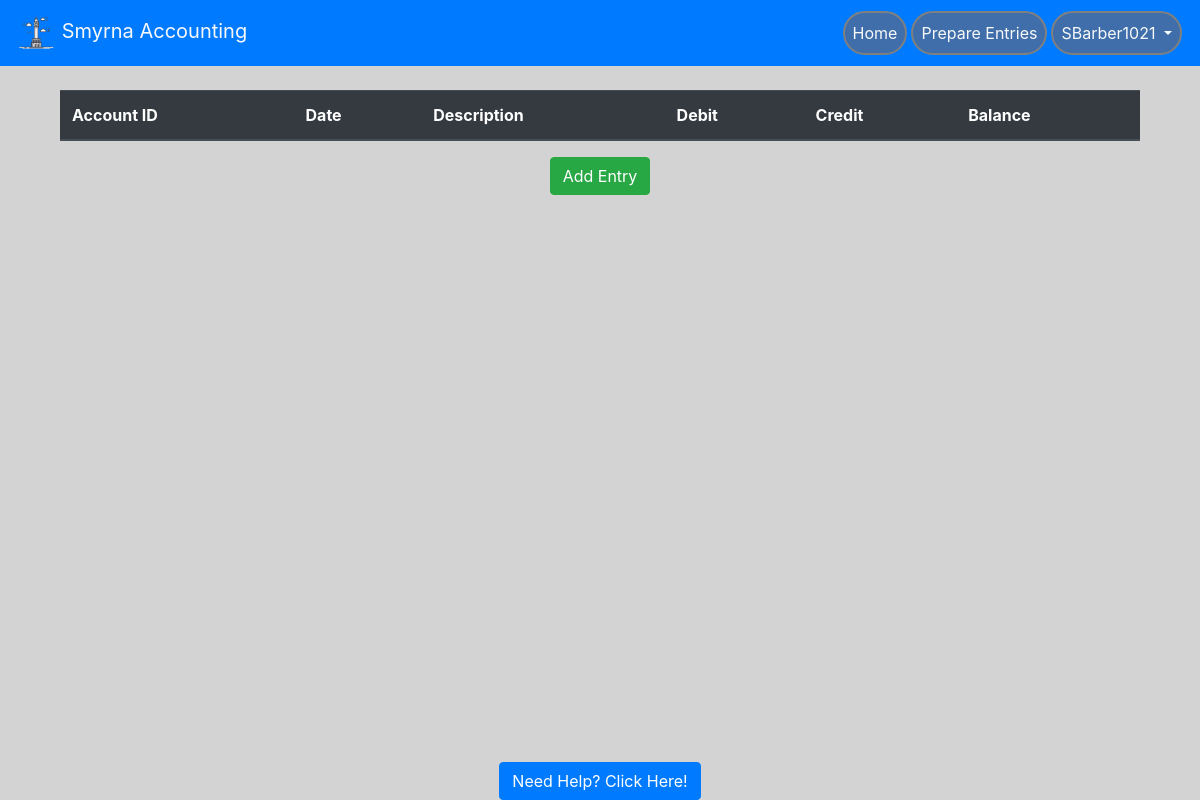
/accountView/1 (signed in), run on an earlier commit of the app's database.
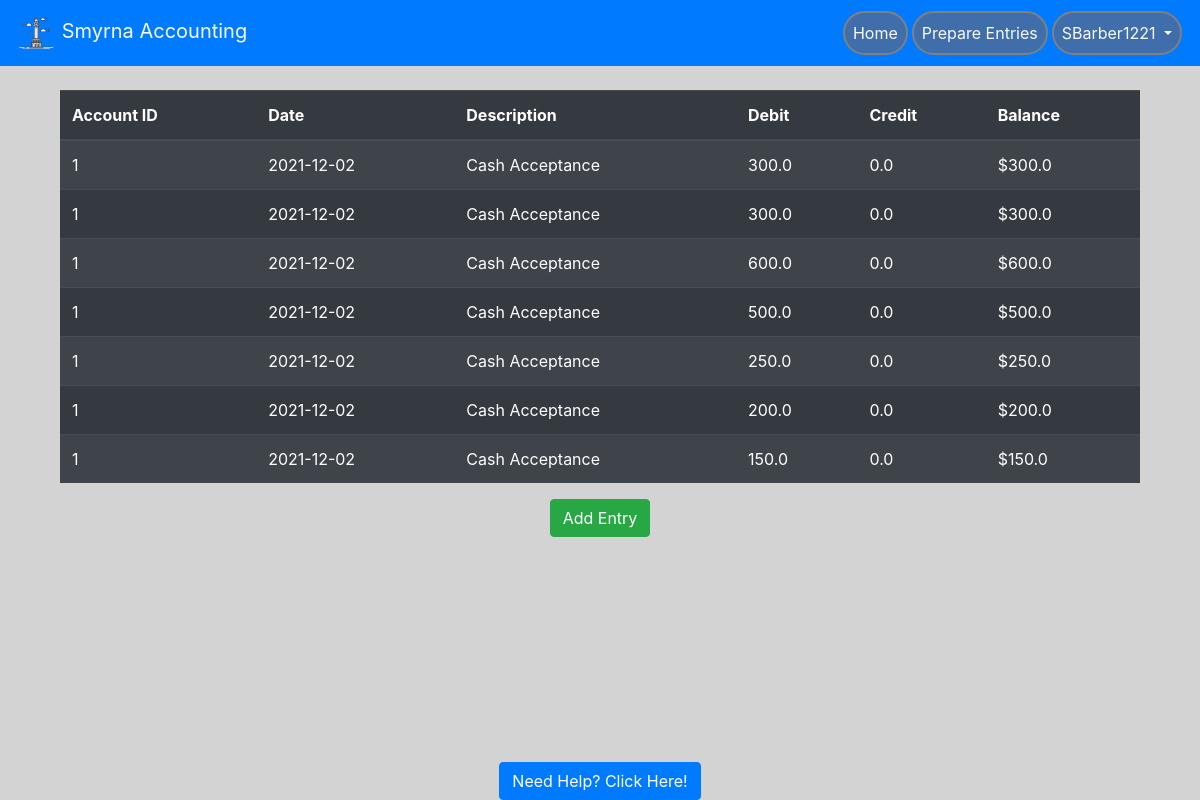
And on a later commit of the database.
### website/models.py (models this page shows, shortened)
class User(db.Model, UserMixin):
    id = db.Column(db.Integer, primary_key=True)  # unique identifier
    email = db.Column(db.String(150), unique=True)
    password = db.Column(db.String(150))
    oldPassword = db.Column(db.String(150))
    firstName = db.Column(db.String(150))
    lastName = db.Column(db.String(150))
    userName = db.Column(db.String(150))
    hasAdmin = db.Column(db.Boolean, default=False)
    hasMan = db.Column(db.Boolean, default=False)
    status = db.Column(db.Boolean, default=False)
    creationDate = db.Column(db.Date())
    expirationDate = db.Column(db.Date())
    suspensionDate = db.Column(db.Date())
    suspensionEnd = db.Column(db.Date())
    accounts = db.relationship("Account", backref="user_backref", lazy=True)

class Ledger(db.Model):
    entry_num = db.Column(db.Integer, primary_key=True)
    entry_desc = db.Column(db.String(150))
    entry_date = db.Column(db.Date())
    entry_bal = db.Column(db.Float)
    entry_cred = db.Column(db.Float)
    entry_deb = db.Column(db.Float)
    isApproved = db.Column(db.String(25), nullable=False, default="Pending")
    journal_id = db.Column(db.Integer, db.ForeignKey('journal.id'))
    acc_num = db.Column(db.Integer, db.ForeignKey('account.acc_num'))
    attaches = db.relationship('Attachments', backref='atts')

### website/auth.py (the view, shortened to what this page needs)
@auth.route('/accountView/<id>', methods = ['GET', 'POST'])
@login_required
def view_account(id):
    return render_template('accountView.html', user = current_user, acc_ID = id,
                        acc_query = Account.query.join(User).filter(Account.user_id==id),
                        led_query = Ledger.query.join(Account).filter(Ledger.acc_num==id))

### website/__init__.py (called while the page is built)
def create_app():
    app = Flask(__name__)
    app.config['SECRET_KEY'] = 'this is the secret key'
    app.config['SQLALCHEMY_DATABASE_URI'] = f'sqlite:///{DB_NAME}'
    db.init_app(app)
    app.config['MAIL_SERVER'] = 'smtp.gmail.com'
    app.config['MAIL_PORT'] = 465
    app.config['MAIL_USE_SSL'] = True
    app.config['MAIL_USERNAME'] = 'brandondunson15@gmail.com'
    app.config['MAIL_PASSWORD'] = 'Panopticon0987!@'
    mail.init_app(app)
    from .views import views
    from .auth import auth
    app.register_blueprint(views, url_prefix='/')
    app.register_blueprint(auth, url_prefix='/')
    from .models import User
    create_database(app)
    login_manager = LoginManager()
    login_manager.login_view = 'auth.login'
    login_manager.init_app(app)
    @login_manager.user_loader
    def load_user(id):
        return User.query.get(int(id))
    return app

### website/templates/accountView.html (shortened to what this page needs)
{% extends "base.html" %}
{%block content%}
<br>
<div class="container-fluid" style="height: 400px">
    <table class="table table-striped table-dark">
        <thead>
          <tr>
            <th scope="col">Account ID</th>
            <th scope="col">Date</th>
            <th scope="col">Description</th>
            <th scope="col">Debit</th>
            <th scope="col">Credit</th>
            <th scope="col">Balance</th>
          </tr>
        </thead>
        <tbody style="overflow-y: scroll;">
          {% for ledger in led_query %}
          <tr id="rowz">
            <td>{{ledger.acc_num}}</td>
            <td>{{ledger.entry_date}}</td>
            <td>{{ledger.entry_desc}}</td>
            <td>{{ledger.entry_deb}}</td>
            <td>{{ledger.entry_cred}}</td>
            <td>${{ledger.entry_bal}}</td>
          </tr>
          {% endfor %}
        </tbody>
      </table>
      <div class="text-center">
        <button class="btn btn-success" type="button" data-toggle="modal" data-target="#ledgermodal">Add Entry</button>
      </div>
</div>
{% endblock %}

### website/templates/base.html (shortened to what this page needs)
<!DOCTYPE html>
<html>
<head>
    <meat name="viewport" content="width=device-width, initial-scale=1" />
    <link rel="stylesheet" href="https://stackpath.bootstrapcdn.com/bootstrap/4.4.1/css/bootstrap.min.css"
 />
    <link rel="stylesheet" href="https://stackpath.bootstrapcdn.com/font-awesome/4.7.0/css/font-awesome.min.css"
 />
</head>
<body style="background-color: lightgrey">
    <nav class="navbar navbar-expand-lg navbar-dark bg-primary sticky-top">
        <a class = "navbar-brand text-light" href='/'>
            <img src="static/logo.png" width="40" height="40" atl="">
            Smyrna Accounting
        </a>
        <div class = "collapse navbar-collapse" id="navbar">
            <ul class = "navbar-nav ml-auto">
                {% if user.is_authenticated %}
                    {% if not user.hasAdmin and not user.hasMan %}
                        <li class = "nav-item">
                    <a class = "nav-link text-light text-center" id = "homepage" href="/home">Home</a>
                        </li>
                        <li class = "nav-item">
                        <a class = "nav-link text-light text-center" id ="prepare_entries" href="/prepare_entries">Prepare Entries</a>
                        </li>
                        {% endif %}
                <li class="nav-item dropdown">
                    <a class = "nav-link dropdown-toggle text-light text-center" id = "" data-toggle = "dropdown" aria-haspopup="true" aria-expanded="false">
                        {{ user.userName }}
                    </a>
                </li>
                {% else %}
                <a class = "nav-item nav-link text-light" id = "login" href="/login">Login</a>
                {% endif %}
            </ul>
        </div>
    </nav>
    <div class= "container">
        {%block content%}
        {% endblock %}
    </div>
</body>
<div class="footer" style="background-color: lightgray;">
    <a href="/help" class="btn btn-primary">Need Help? Click Here!</a>
</div>
</html>

### website/templates/base.html (style rules this page uses)
.footer { position: fixed; left: 0; bottom: 0; width: 100%; background-color: Blue; text-align: center; }
li.nav-item { border: 2px solid grey; margin: 2px; border-radius: 25px; background-color: rgb(63, 110, 170); }

What changed in the data, as far as the page shows it:
changed User: userName "SBarber1021" → "SBarber1221"
added Ledger: acc_num "1", entry_date "2021-12-02", entry_desc "Cash Acceptance", entry_deb "300.0", entry_cred "0.0", entry_bal "300.0"
added Ledger: acc_num "1", entry_date "2021-12-02", entry_desc "Cash Acceptance", entry_deb "300.0", entry_cred "0.0", entry_bal "300.0"
added Ledger: acc_num "1", entry_date "2021-12-02", entry_desc "Cash Acceptance", entry_deb "600.0", entry_cred "0.0", entry_bal "600.0"
added Ledger: acc_num "1", entry_date "2021-12-02", entry_desc "Cash Acceptance", entry_deb "500.0", entry_cred "0.0", entry_bal "500.0"
added Ledger: acc_num "1", entry_date "2021-12-02", entry_desc "Cash Acceptance", entry_deb "250.0", entry_cred "0.0", entry_bal "250.0"
added Ledger: acc_num "1", entry_date "2021-12-02", entry_desc "Cash Acceptance", entry_deb "200.0", entry_cred "0.0", entry_bal "200.0"
added Ledger: acc_num "1", entry_date "2021-12-02", entry_desc "Cash Acceptance", entry_deb "150.0", entry_cred "0.0", entry_bal "150.0"
